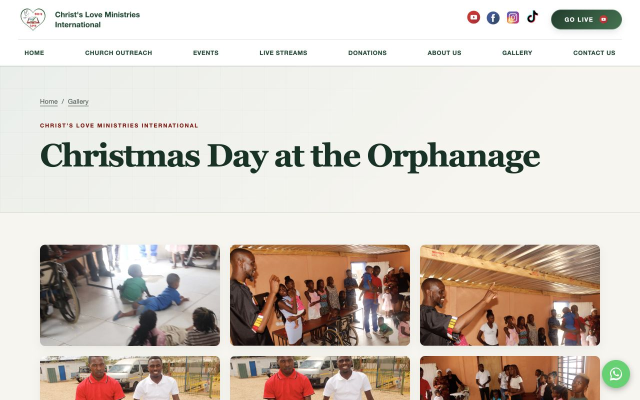
#> input picture docs/evidence/inner/desktop-1.png, 1280 x 800 px (shown at 1/2 size); its folder holds 4 pictures in this run
$ python review-contact-sheets.py
#> lines starting #> are read from the running program, lines starting #| are printed output that depends on the picture
"""Build compact labelled sheets from local browser QA screenshots, not site assets."""
from pathlib import Path
from PIL import Image, ImageOps, ImageDraw

root = Path(__file__).resolve().parents[1] / 'docs/evidence/inner'
for kind, width, height, columns in [('desktop', 384, 240, 3), ('mobile', 195, 422, 5)]:
    shots = sorted(root.glob(f'{kind}-*.png'))
    for offset in range(0, len(shots), columns * 3):
        group = shots[offset:offset + columns * 3]
        canvas = Image.new('RGB', (width * columns, (height + 32) * ((len(group) + columns - 1)//columns)), '#ddd')
#> canvas: PIL image 1152x272 RGB; every value is 221
        draw = ImageDraw.Draw(canvas)
        for i, path in enumerate(group):
            x, y = (i % columns) * width, (i // columns) * (height + 32)
            with Image.open(path) as original:
#> original is the input picture: PIL image 1280x800 RGB; mean R, G, B 210.6, 201.6, 192.9
                thumb = ImageOps.contain(original.convert('RGB'), (width, height))
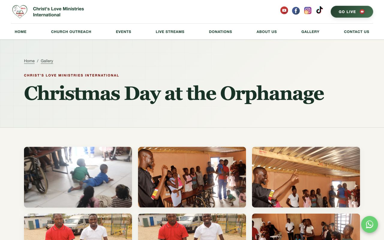
#> thumb: PIL image 384x240 RGB; mean R, G, B 210.6, 201.6, 192.8
                canvas.paste(thumb, (x, y+32))
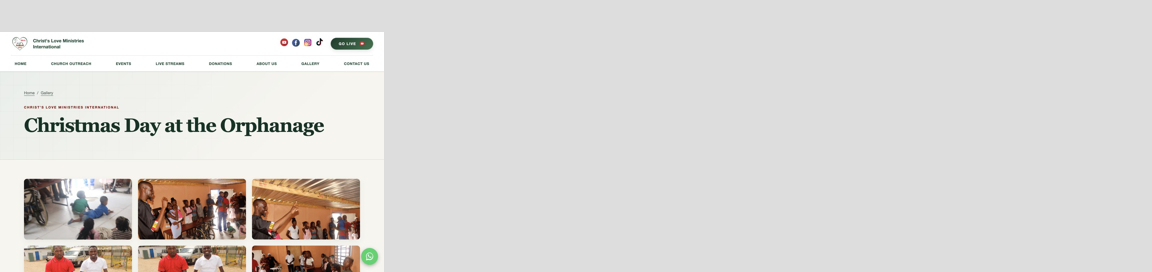
#> canvas: PIL image 1152x272 RGB; mean R, G, B 217.9, 215.3, 212.7
            draw.text((x+5,y+8), path.stem[len(kind)+1:], fill='#111')
        canvas.save(root / f'sheet-{kind}-{offset//(columns*3)+1}.jpg')
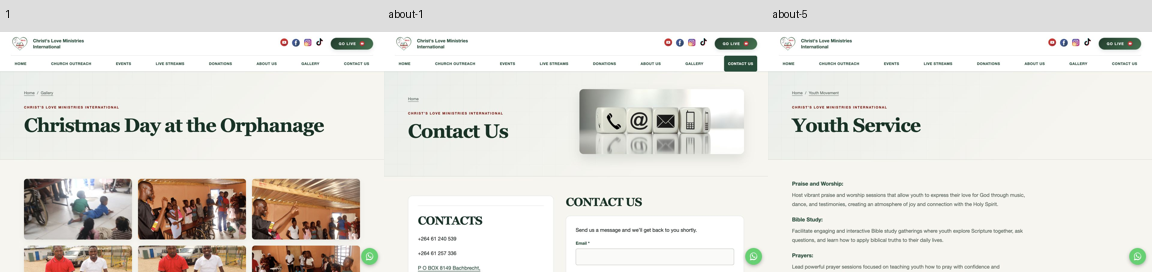
#> saved as sheet-desktop-1.jpg: PIL image 1152x272 RGB; mean R, G, B 227.2, 225.1, 220
